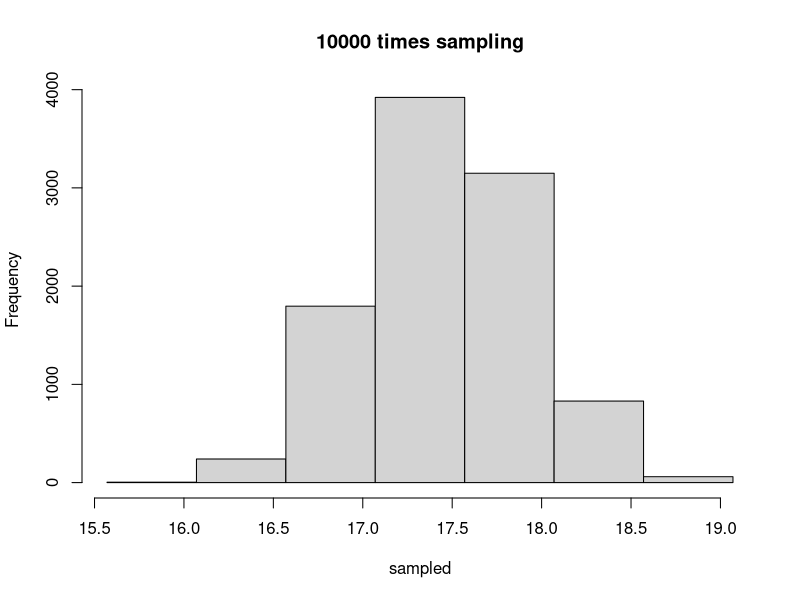
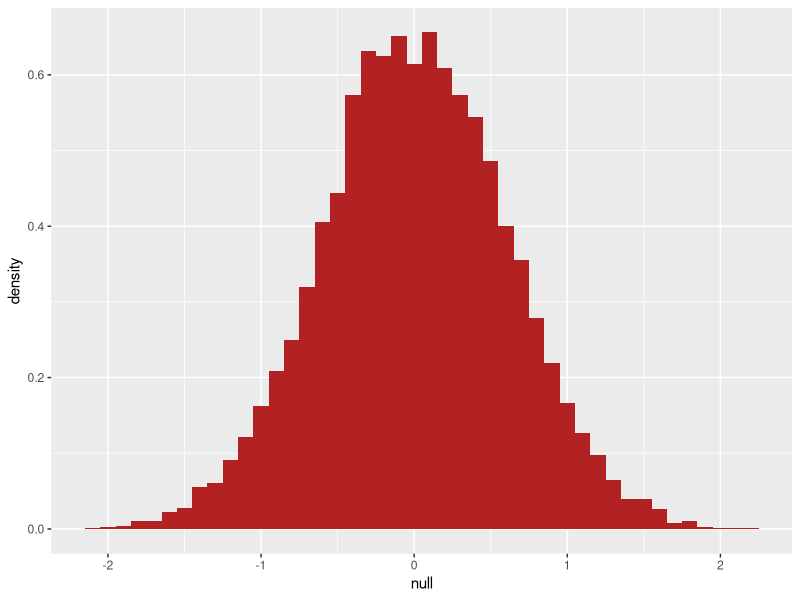
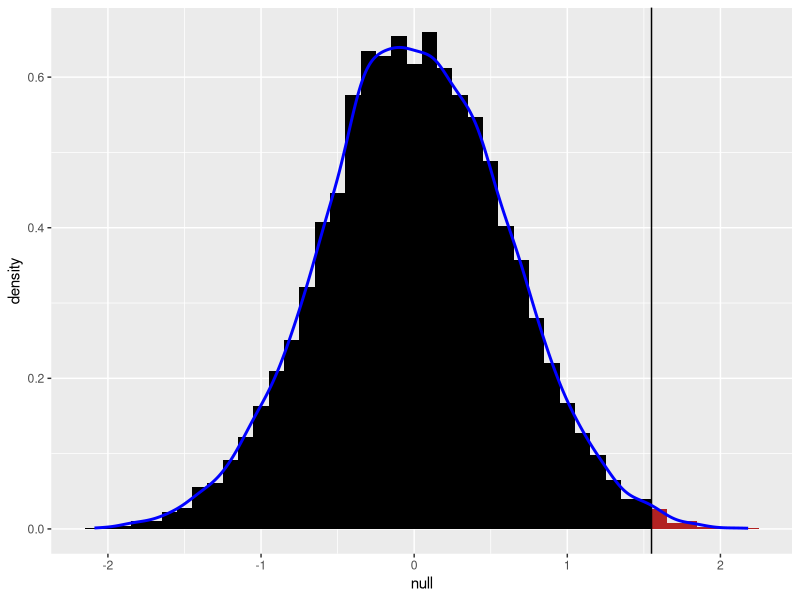

Source code (R) for these figures, in order:
## ---- chunk 1
knitr::opts_chunk$set(echo = FALSE)
## ---- chunk 2
library(tidyverse)
## ---- chunk 3
set.seed(1)

cond <- rep(c("control", "treatment"), each = 12)

cont <- round(runif(12, min=15, max=20) , 2)
treat <- round(runif(12, min=20, max=25) , 2)

dataweight <- data.frame(condition = cond, weight = c(cont, treat))
## ---- chunk 4
m <- dataweight %>%
  group_by(condition) %>%
  slice(1:6)

m

mMean <- m %>%
          summarize(mean = mean(weight))
## ---- chunk 5
sampled <- replicate(10000, mean(sample(cont, 6)))

hist(sampled, main = "10000 times sampling", breaks = seq(min(sampled)-0.5,max(sampled)+0.5,0.5))
#abline(v = mean(cont) )
## ---- chunk 6
population <- round(runif(100, min=15, max=20) , 2)

n <- 10000
null <- vector("numeric",n)
for (i in 1:n) {
control <- sample(population,10)
treatment <- sample(population,10)
null[i] <- mean(treatment) - mean(control)
}

nullplot <- data.frame(null = null)

nullplot <- nullplot %>% mutate(group2 = case_when(
    null >= 1.55 ~ "treat",
    T ~ "cont"
    ))
ggplot(mapping = aes(x=null, y = ..density..))+
  geom_histogram(data = nullplot , fill = "firebrick" , binwidth = 0.1)

## ---- chunk 7
#- pnorm(q = 1.55)
ggplot(mapping = aes(x=null, y = ..density..))+
  geom_histogram(data = nullplot , fill = "firebrick" , binwidth = 0.1)+
  geom_histogram(data = nullplot %>% filter(group2 %in% "cont"), alpha = 1, fill = "black", binwidth = 0.1)+
  geom_vline(data = nullplot, xintercept = 1.55)+
  geom_density(data = nullplot, color = "blue", size = 1)
